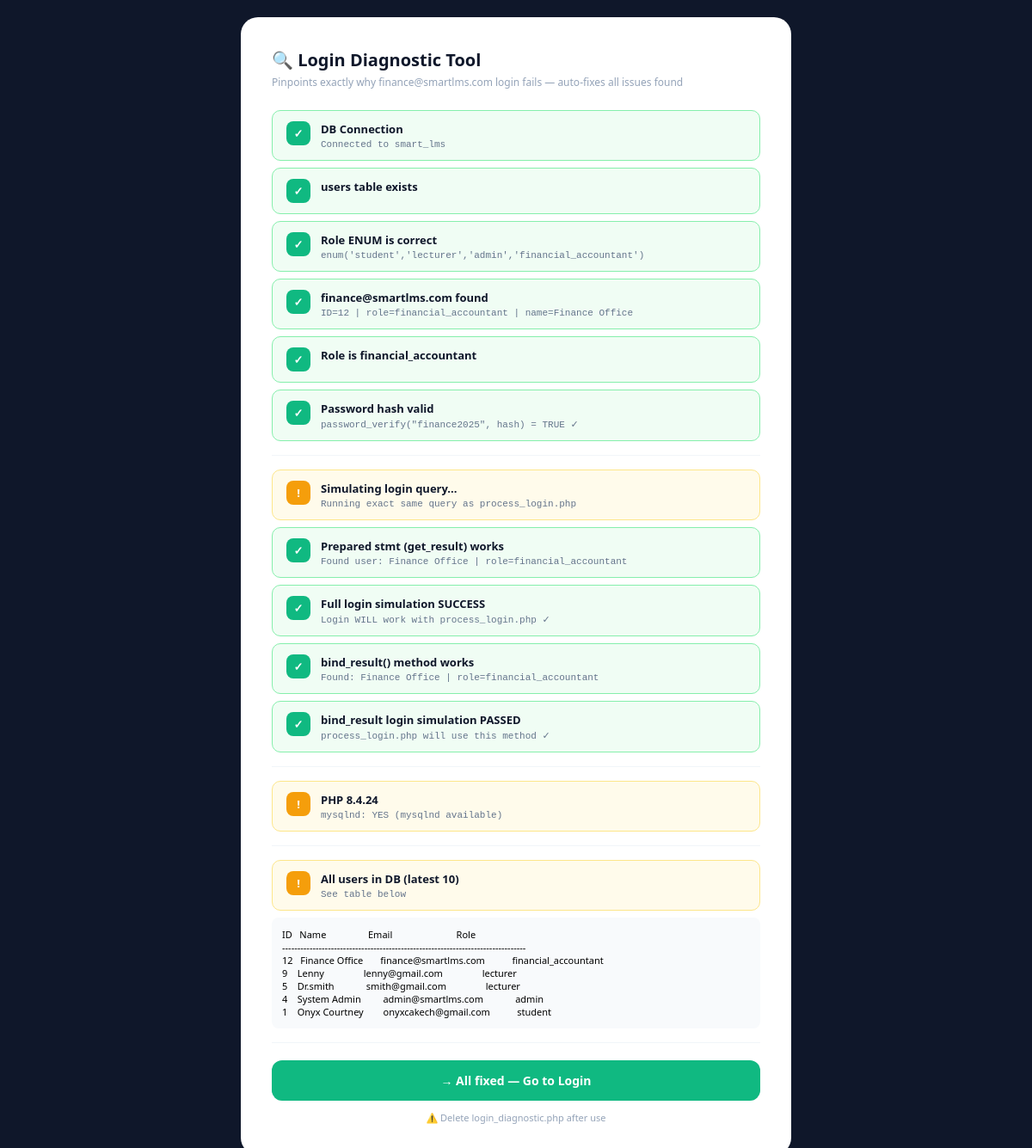
The page /login_diagnostic.php on the database as committed earlier.
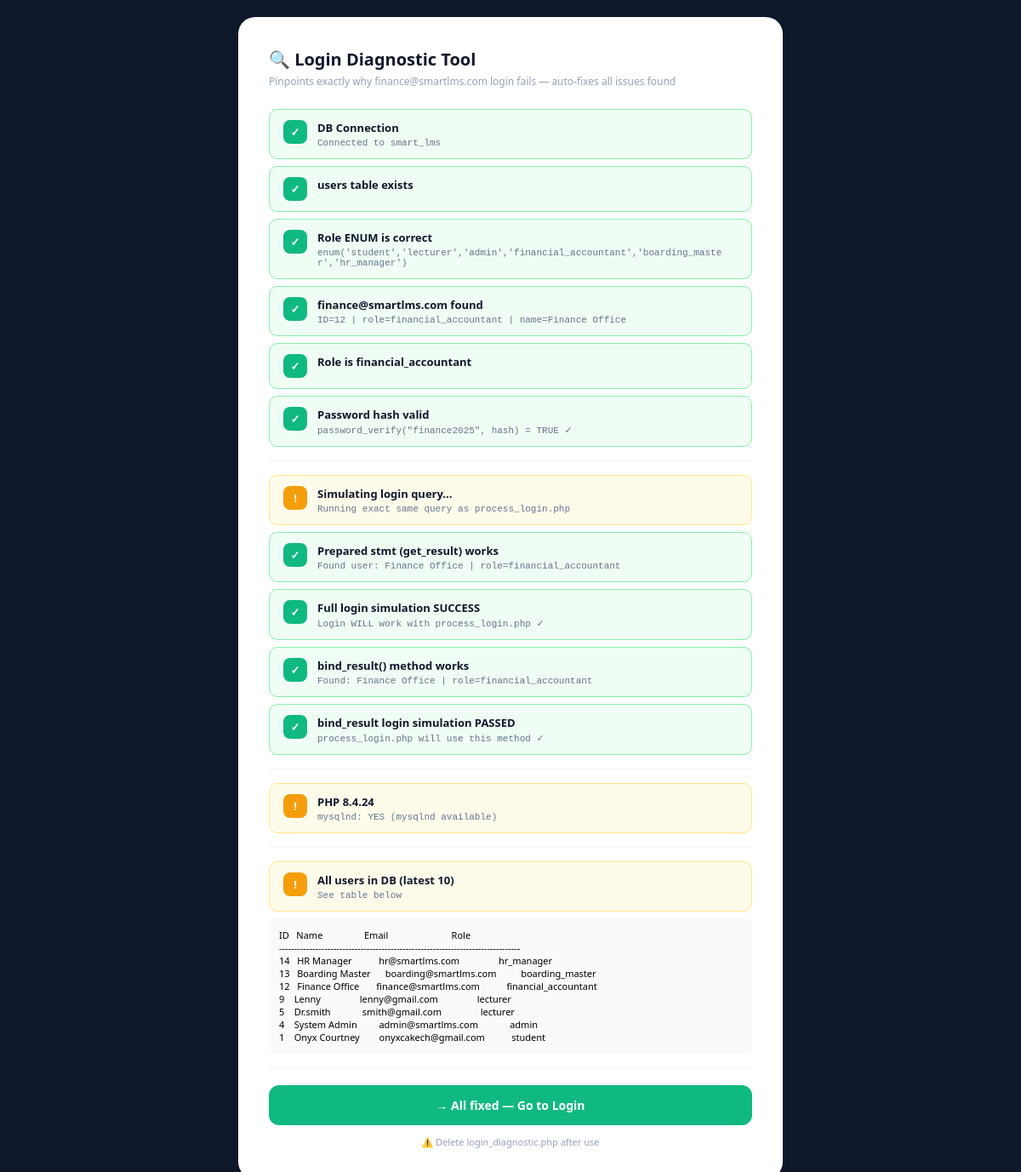
The same page on the database as committed later.
### tables this page shows
CREATE TABLE `users` (
  `id` int(11) NOT NULL,
  `full_name` varchar(100) NOT NULL,
  `email` varchar(100) NOT NULL,
  `password` varchar(255) NOT NULL,
  `role` enum('student','lecturer','admin','financial_accountant','boarding_master','hr_manager') NOT NULL DEFAULT 'student',
  `course_id` int(11) DEFAULT NULL,
  `career_path` varchar(100) DEFAULT 'General Software Engineering',
  `created_at` timestamp NOT NULL DEFAULT current_timestamp()
);

### login_diagnostic.php (the view, shortened to what this page needs)
<!DOCTYPE html>
<html lang="en">
<head>
</head>
<body>
<div class="card">
<h2>🔍 Login Diagnostic Tool</h2>
<p class="sub">Pinpoints exactly why finance@smartlms.com login fails — auto-fixes all issues found</p>
<?php
$conn = new mysqli("localhost", "root", "", "smart_lms");
function row($type, $label, $detail) {
    $icons = ['ok'=>'✓','fail'=>'✗','warn'=>'!'];
    echo "<div class='row $type'><div class='dot'>{$icons[$type]}</div><div><div class='label'>$label</div><div class='detail'>$detail</div></div></div>";
}
row('ok', 'DB Connection', 'Connected to smart_lms');
$col = mysqli_fetch_assoc(mysqli_query($conn, "SHOW COLUMNS FROM users LIKE 'role'"));
$enumType = $col['Type'] ?? 'unknown';
if (strpos($enumType, 'financial_accountant') !== false) {
    row('ok', 'Role ENUM is correct', $enumType);
}
$fa = mysqli_fetch_assoc(mysqli_query($conn, "SELECT * FROM users WHERE email='finance@smartlms.com'"));
if (!$fa) {
    row('fail', 'finance@smartlms.com NOT found in users table', 'Will insert now...');
    $hp = password_hash('finance2025', PASSWORD_BCRYPT);
    $r = mysqli_query($conn, "INSERT INTO users (full_name, email, password, role) VALUES ('Finance Office','finance@smartlms.com','$hp','financial_accountant')");
    if ($r) {
        $fa = mysqli_fetch_assoc(mysqli_query($conn, "SELECT * FROM users WHERE email='finance@smartlms.com'"));
        row('ok', 'finance account created, ID=' . $fa['id'], 'role=' . $fa['role']);
    } else {
        row('fail', 'INSERT failed', mysqli_error($conn));
    }
} else {
    row('ok', 'finance@smartlms.com found', "ID={$fa['id']} | role={$fa['role']} | name={$fa['full_name']}");
}
if ($fa && $fa['role'] !== 'financial_accountant') {
    row('fail', 'Wrong role in DB', "Has role='{$fa['role']}' — fixing to 'financial_accountant'");
    $hp = password_hash('finance2025', PASSWORD_BCRYPT);
    mysqli_query($conn, "UPDATE users SET role='financial_accountant', password='$hp' WHERE email='finance@smartlms.com'");
    $fa = mysqli_fetch_assoc(mysqli_query($conn, "SELECT * FROM users WHERE email='finance@smartlms.com'"));
    row('ok', 'Role fixed', "Now: role={$fa['role']}");
} elseif ($fa) {
    row('ok', 'Role is financial_accountant', '');
}
if ($fa) {
    if (password_verify('finance2025', $fa['password'])) {
        row('ok', 'Password hash valid', 'password_verify("finance2025", hash) = TRUE ✓');
    }
}
echo "<div class='divider'></div>";
$email_test = 'finance@smartlms.com';
$role_test  = 'financial_accountant';
if (method_exists(new mysqli(), 'get_result') || function_exists('mysqli_stmt_get_result')) {
    $stmt = $conn->prepare("SELECT id, full_name, role, password FROM users WHERE email=? AND role=?");
    if ($stmt) {
        $stmt->bind_param("ss", $email_test, $role_test);
        $stmt->execute();
        $res = $stmt->get_result();
        if ($res && $user = $res->fetch_assoc()) {
            if (password_verify('finance2025', $user['password'])) {
                row('ok', 'Full login simulation SUCCESS', 'Login WILL work with process_login.php ✓');
            } else {
                row('fail', 'Password mismatch in simulation', '');
            }
        } else {
            row('fail', 'get_result() found no rows', 'Query ran but returned nothing');
        }
    }
} else {
    row('warn', 'get_result() NOT available on this server', 'Using bind_result() fallback instead');
}
$stmt2 = $conn->prepare("SELECT id, full_name, role, password FROM users WHERE email=? AND role=?");
if ($stmt2) {
    $stmt2->bind_param("ss", $email_test, $role_test);
    $stmt2->execute();
    $id2=$fn2=$rl2=$pw2=null;
    $stmt2->bind_result($id2,$fn2,$rl2,$pw2);
    if ($stmt2->fetch()) {
        if (password_verify('finance2025', $pw2)) {
            row('ok', 'bind_result login simulation PASSED', "process_login.php will use this method ✓");
        } else {
            row('fail', 'bind_result: password mismatch', '');
        }
    } else {
        row('fail', 'bind_result: no rows found', "email=$email_test AND role=$role_test returned nothing");
    }
}
echo "<div class='divider'></div>";
echo "<div class='divider'></div>";
$all = mysqli_query($conn, "SELECT id, full_name, email, role FROM users ORDER BY id DESC LIMIT 10");
$rows = [];
while ($r = mysqli_fetch_assoc($all)) $rows[] = $r;
echo "<pre>";
printf("%-4s %-20s %-30s %-22s\n", 'ID', 'Name', 'Email', 'Role');
echo str_repeat('-', 80) . "\n";
foreach ($rows as $r) printf("%-4s %-20s %-30s %-22s\n", $r['id'], $r['full_name'], $r['email'], $r['role']);
echo "</pre>";
?>
<div class="divider"></div>
<a href="index.php" class="fix-btn">→ All fixed — Go to Login</a>
<p style="text-align:center;font-size:11px;color:#94a3b8;margin-top:12px;">⚠️ Delete <code>login_diagnostic.php</code> after use</p>
</div>
</body>
</html>

Rows that differ between the two databases and show on the page:
added users: id "14", full_name "HR Manager", email "hr@smartlms.com", role "hr_manager"
added users: id "13", full_name "Boarding Master", email "boarding@smartlms.com", role "boarding_master"
Other text that changed with them:
$detail: "Connected to smart_lms enum('student','lecturer','admin','financial_accountant') ID=12 | role=financial_accountant |…" → "Connected to smart_lms enum('student','lecturer','admin','financial_accountant','boarding_master','hr_manager') ID=12 | role=financial_accountant |…"
